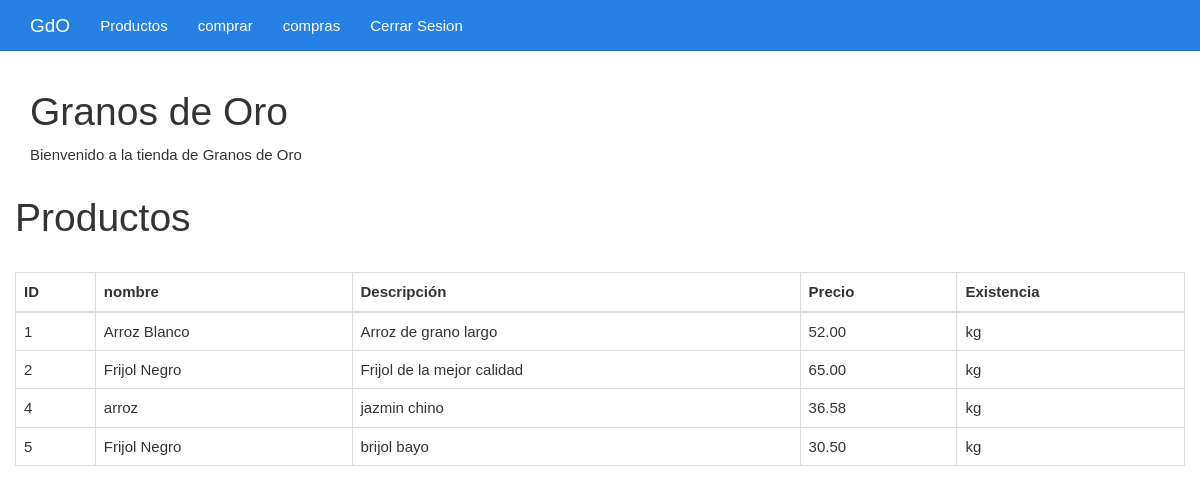
The app's page /cliente/listar.php, older data.
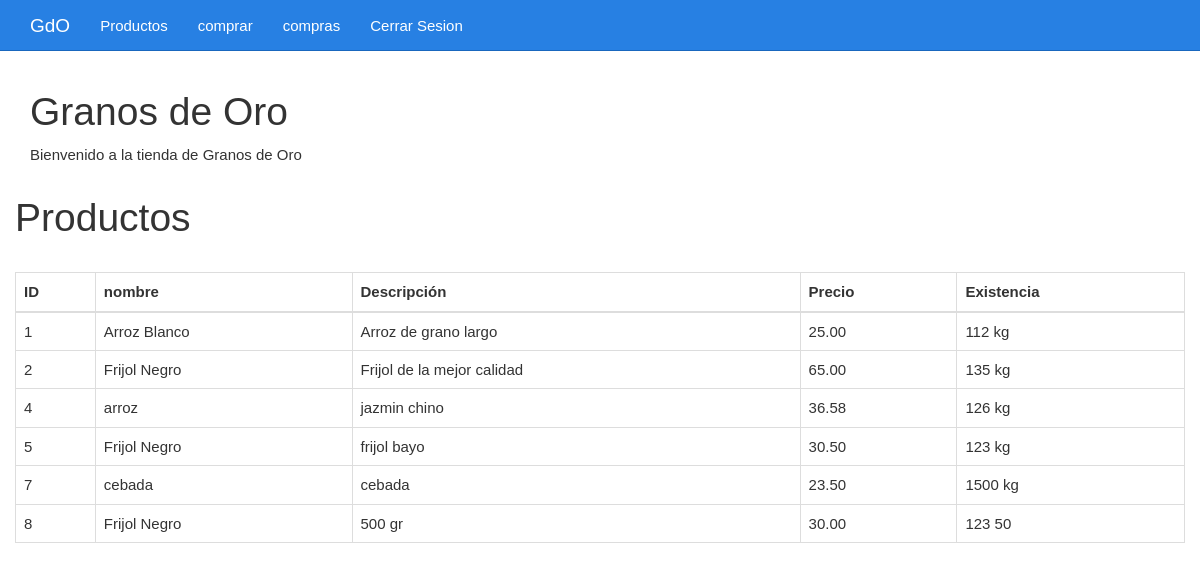
The same page, newer data.
### tables this page shows
CREATE TABLE `productos` (
  `id` int NOT NULL,
  `nombre` varchar(255) NOT NULL,
  `descripcion` text,
  `precio_compra` decimal(10,2) NOT NULL,
  `precio_venta` decimal(10,2) NOT NULL,
  `stock` int NOT NULL,
  `unidad_medida` varchar(50) NOT NULL
);

### cliente/listar.php (the view, shortened to what this page needs)
<?php include_once "./diseño/encabezado.php" ?>
<?php
include_once "../base/conexion.php";
$sentencia = $conexion->query("SELECT
    p.id,
    p.nombre,
    p.descripcion,
    p.precio_compra,
    p.precio_venta,
    p.unidad_medida,
    SUM(sa.stock) AS total_stock
FROM
    productos p
LEFT JOIN
    stock_almacen sa ON p.id = sa.producto_id
GROUP BY
    p.id, p.nombre, p.descripcion, p.precio_compra, p.precio_venta, p.unidad_medida;");
$productos = $sentencia->fetchAll(PDO::FETCH_OBJ);
?>
<div class="container">
	<div class="row">
		<div class="col-md-12">
			<h1>Granos de Oro</h1>
			<p>Bienvenido a la tienda de Granos de Oro</p>
		</div>
	</div>
</div>
<div class="col-xs-12">
	<h1>Productos</h1>
	<br>
	<table class="table table-bordered">
		<thead>
			<tr>
				<th>ID</th>
				<th>nombre</th>
				<th>Descripción</th>
				<th>Precio </th>
				<th>Existencia</th>
			</tr>
		</thead>
		<tbody>
			<?php foreach ($productos as $producto) { ?>
				<tr>
					<td><?php echo $producto->id ?></td>
					<td><?php echo $producto->nombre ?></td>
					<td><?php echo $producto->descripcion ?></td>
					<td><?php echo $producto->precio_venta ?></td>
					<td><?php echo $producto->total_stock . ' ' . $producto->unidad_medida ?></td>
				</tr>
			<?php } ?>
		</tbody>
	</table>
</div>
<?php include_once "./diseño/pie.php" ?>

Row changes from the older to the newer data that the page shows:
changed productos "Arroz Blanco": precio_venta "52.00" → "25.00"; total_stock (not shown) → "112"
changed productos "Frijol de la mejor calidad": total_stock (not shown) → "135"
changed productos "arroz": total_stock (not shown) → "126"
changed productos id 5: descripcion "brijol bayo" → "frijol bayo"; total_stock (not shown) → "123"
added productos: id "7", nombre "cebada", descripcion "cebada", precio_venta "23.50", total_stock "1500", unidad_medida "kg"
added productos: id "8", nombre "Frijol Negro", descripcion "500 gr", precio_venta "30.00", total_stock "123", unidad_medida "50"
